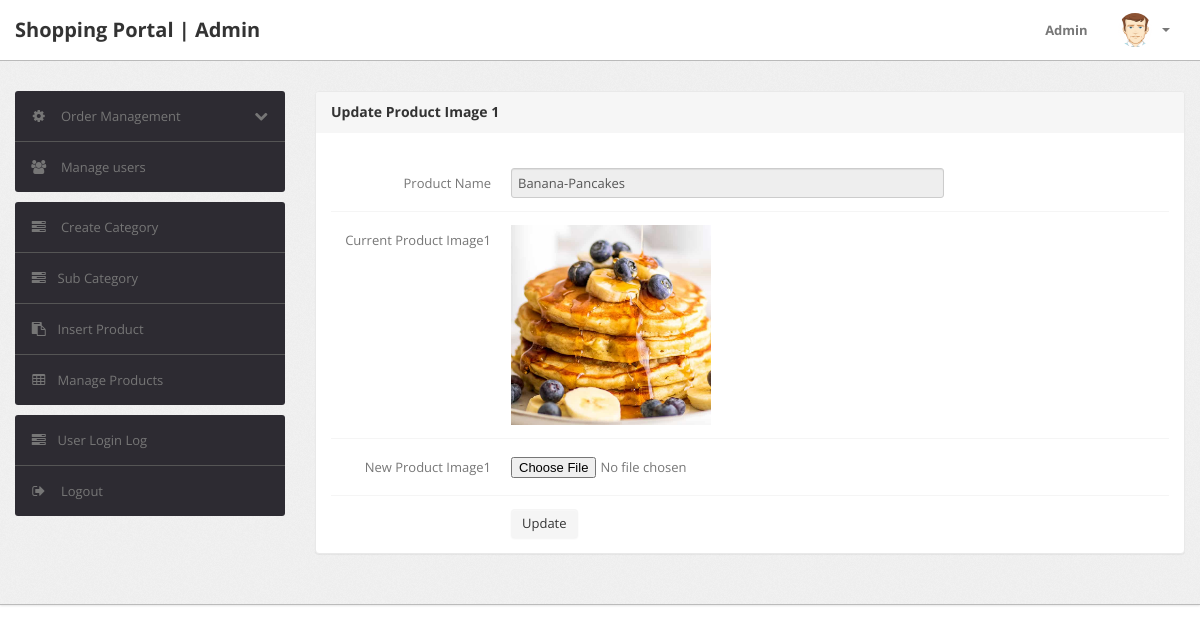
The app's page /admin/update-image1.php?id=1 (signed in) with its own data.
### tables this page shows
CREATE TABLE `products` (
  `id` int(11) NOT NULL,
  `category` int(11) NOT NULL,
  `subCategory` int(11) DEFAULT NULL,
  `productName` varchar(255) DEFAULT NULL,
  `productCompany` varchar(255) DEFAULT NULL,
  `productPrice` int(11) DEFAULT NULL,
  `productPriceBeforeDiscount` int(11) DEFAULT NULL,
  `productDescription` longtext,
  `productImage1` varchar(255) DEFAULT NULL,
  `productImage2` varchar(255) DEFAULT NULL,
  `productImage3` varchar(255) DEFAULT NULL,
  `shippingCharge` int(11) DEFAULT NULL,
  `productAvailability` varchar(255) DEFAULT NULL,
  `postingDate` timestamp NULL DEFAULT CURRENT_TIMESTAMP,
  `updationDate` varchar(255) DEFAULT NULL
);

### admin/update-image1.php (the view, shortened to what this page needs)
<?php
include('include/config.php');
if(strlen($_SESSION['alogin'])==0)
	{
header('location:index.php');
}
else{
	$pid=intval($_GET['id']);
?>
<!DOCTYPE html>
<html lang="en">
<head>
	<link type="text/css" href="bootstrap/css/bootstrap.min.css" rel="stylesheet">
	<link type="text/css" href="bootstrap/css/bootstrap-responsive.min.css" rel="stylesheet">
	<link type="text/css" href="css/theme.css" rel="stylesheet">
	<link type="text/css" href="images/icons/css/font-awesome.css" rel="stylesheet">
</head>
<body>
<?php include('include/header.php');?>
	<div class="wrapper">
		<div class="container">
			<div class="row">
<?php include('include/sidebar.php');?>
			<div class="span9">
					<div class="content">
						<div class="module">
							<div class="module-head">
								<h3>Update Product Image 1</h3>
							</div>
							<div class="module-body">
									<br />
			<form class="form-horizontal row-fluid" name="insertproduct" method="post" enctype="multipart/form-data">
<?php
$query=mysqli_query($con,"select productName,productImage1 from products where id='$pid'");
while($row=mysqli_fetch_array($query))
{
?>
<div class="control-group">
<label class="control-label" for="basicinput">Product Name</label>
<div class="controls">
<input type="text"    name="productName"  readonly value="<?php echo htmlentities($row['productName']);?>" class="span8 tip" required>
</div>
</div>
<div class="control-group">
<label class="control-label" for="basicinput">Current Product Image1</label>
<div class="controls">
<img src="productimages/<?php echo htmlentities($pid);?>/<?php echo htmlentities($row['productImage1']);?>" width="200" height="100">
</div>
</div>
<div class="control-group">
<label class="control-label" for="basicinput">New Product Image1</label>
<div class="controls">
<input type="file" name="productimage1" id="productimage1" value="" class="span8 tip" required>
</div>
</div>
<?php } ?>
	<div class="control-group">
											<div class="controls">
												<button type="submit" name="submit" class="btn">Update</button>
											</div>
										</div>
									</form>
							</div>
						</div>
					</div>
				</div>
			</div>
		</div>
	</div>
<?php include('include/footer.php');?>
</body>
<?php } ?>

### admin/css/theme.css (style rules this page uses)
body { font-size: 13px; font-family: 'Open Sans', Arial, sans-serif; background: #fff; color: #777 }
h1, h2, h3, h4, h5, h6 { color: #333; margin-top: 0 }
h3 { font-size: 20px }
.wrapper { background: url(../images/bg.png) #eee; border-bottom: 1px solid #bbb; -webkit-box-shadow: 0 1px 2px rgba(0,0,0,0.1); -moz-box-shadow: 0 1px 2px rgba(0,0,0,0.1); box-shadow: 0 1px 2px rgba(0,0,0,0.1); padding: 30px 0 }
form { margin: 0 }
select, textarea, input[type="text"], input[type="password"], input[type="datetime"], input[type="datetime-local"], input[type="date"], input[type="month"], input[type="time"], input[type="week"], input[type="number"], input[type="email"], input[type="url"], input[type="search"], input[type="tel"], input[type="color"], .uneditable-input, label, input, button, select, textarea { -webkit-border-radius: 3px; -moz-border-radius: 3px; border-radius: 3px; font-size: 13px; font-family: 'Open Sans', Tahoma, Arial, sans-serif }
.module { background: #fff; -webkit-border-radius: 3px; -moz-border-radius: 3px; border-radius: 3px; border: 1px solid #ccc; border-bottom-color: #bbb; -webkit-box-shadow: 0 0 1px rgba(0,0,0,0.2); -moz-box-shadow: 0 0 1px rgba(0,0,0,0.2); box-shadow: 0 0 1px rgba(0,0,0,0.2); margin-bottom: 30px }
.form-horizontal .control-group, .form-vertical .control-group { margin-bottom: 0 }
.form-horizontal .control-group+.control-group, .form-vertical .control-group+.control-group { margin-top: 13px; padding-top: 13px; border-top: 1px solid #f5f5f5 }
.btn, .btn-box { -webkit-border-radius: 3px; -moz-border-radius: 3px; border-radius: 3px }
.btn { font-size: 13px; font-weight: 600 }
.btn { display: inline-block; margin-bottom: 0; font-weight: 400; text-align: center; vertical-align: middle; cursor: pointer; background-image: none; border: 1px solid transparent; white-space: nowrap; padding: 4px 10px; font-size: 13px; line-height: 1.42857; border-radius: 4px; -webkit-user-select: none; -moz-user-select: none; -ms-user-select: none; user-select: none }
.module { box-shadow: 0 0 3px rgba(0,0,0,.1); border-color: #e9e9e9; margin-bottom: 20px; background-color: #fff; border-radius: 4px; -webkit-box-shadow: 0 1px 1px rgba(0,0,0,.05); box-shadow: 0 1px 1px rgba(0,0,0,.05); }
.module-head { color: #767676; background-color: #f6f6f6; border-color: #e9e9e9; padding: 10px 15px; border-bottom: 1px solid transparent; border-top-right-radius: 3px; border-top-left-radius: 3px; }
.module-head h3 { font-size: 14px; line-height: 20px; height: 20px; margin: 0 }
.module-body { padding: 15px }

### records on screen
products: productName "Banana-Pancakes", productImage1 (picture)
